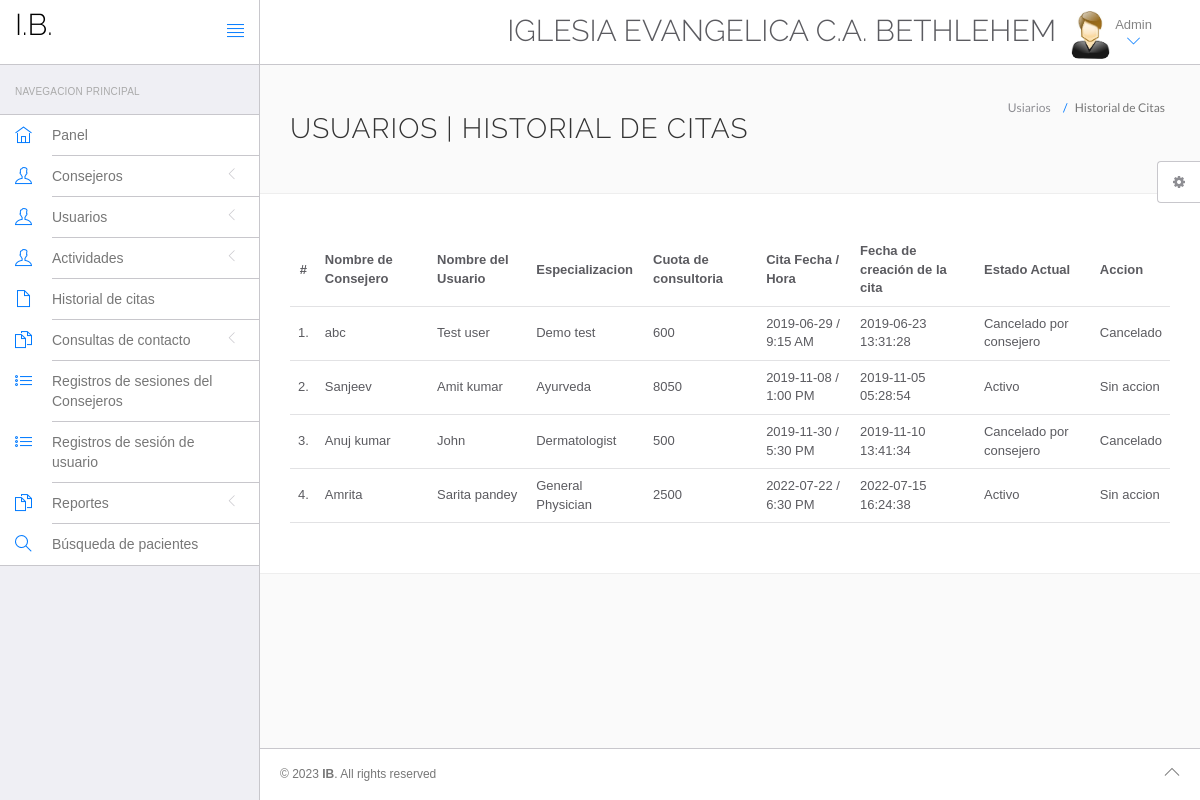
/hms/admin/appointment-history.php (signed in), run on the app's committed database.
### tables this page shows
CREATE TABLE `appointment` (
  `id` int(11) NOT NULL AUTO_INCREMENT,
  `doctorSpecialization` varchar(255) DEFAULT NULL,
  `doctorId` int(11) DEFAULT NULL,
  `userId` int(11) DEFAULT NULL,
  `consultancyFees` int(11) DEFAULT NULL,
  `appointmentDate` varchar(255) DEFAULT NULL,
  `appointmentTime` varchar(255) DEFAULT NULL,
  `postingDate` timestamp NULL DEFAULT current_timestamp(),
  `userStatus` int(11) DEFAULT NULL,
  `doctorStatus` int(11) DEFAULT NULL,
  `updationDate` timestamp NULL DEFAULT NULL ON UPDATE current_timestamp(),
  PRIMARY KEY (`id`)
);

CREATE TABLE `doctors` (
  `id` int(11) NOT NULL AUTO_INCREMENT,
  `specilization` varchar(255) DEFAULT NULL,
  `doctorName` varchar(255) DEFAULT NULL,
  `address` longtext DEFAULT NULL,
  `docFees` varchar(255) DEFAULT NULL,
  `contactno` bigint(11) DEFAULT NULL,
  `docEmail` varchar(255) DEFAULT NULL,
  `password` varchar(255) DEFAULT NULL,
  `creationDate` timestamp NULL DEFAULT current_timestamp(),
  `updationDate` timestamp NULL DEFAULT NULL ON UPDATE current_timestamp(),
  PRIMARY KEY (`id`)
);

CREATE TABLE `users` (
  `id` int(11) NOT NULL AUTO_INCREMENT,
  `fullName` varchar(255) DEFAULT NULL,
  `address` longtext DEFAULT NULL,
  `city` varchar(255) DEFAULT NULL,
  `gender` varchar(255) DEFAULT NULL,
  `email` varchar(255) DEFAULT NULL,
  `password` varchar(255) DEFAULT NULL,
  `regDate` timestamp NULL DEFAULT current_timestamp(),
  `updationDate` timestamp NULL DEFAULT NULL ON UPDATE current_timestamp(),
  PRIMARY KEY (`id`),
  KEY `email` (`email`)
);

### hms/admin/appointment-history.php (the view, shortened to what this page needs)
<?php
include('include/config.php');
?>
<!DOCTYPE html>
<html lang="en">
	<head>
		<link rel="stylesheet" href="vendor/bootstrap/css/bootstrap.min.css">
		<link rel="stylesheet" href="vendor/fontawesome/css/font-awesome.min.css">
		<link rel="stylesheet" href="vendor/themify-icons/themify-icons.min.css">
		<link href="vendor/animate.css/animate.min.css" rel="stylesheet" media="screen">
		<link href="vendor/perfect-scrollbar/perfect-scrollbar.min.css" rel="stylesheet" media="screen">
		<link href="vendor/switchery/switchery.min.css" rel="stylesheet" media="screen">
		<link href="vendor/bootstrap-touchspin/jquery.bootstrap-touchspin.min.css" rel="stylesheet" media="screen">
		<link href="vendor/select2/select2.min.css" rel="stylesheet" media="screen">
		<link href="vendor/bootstrap-datepicker/bootstrap-datepicker3.standalone.min.css" rel="stylesheet" media="screen">
		<link href="vendor/bootstrap-timepicker/bootstrap-timepicker.min.css" rel="stylesheet" media="screen">
		<link rel="stylesheet" href="assets/css/styles.css">
		<link rel="stylesheet" href="assets/css/plugins.css">
		<link rel="stylesheet" href="assets/css/themes/theme-1.css" id="skin_color" />
	</head>
	<body>
		<div id="app">
<?php include('include/sidebar.php');?>
			<div class="app-content">
					<?php include('include/header.php');?>
				<div class="main-content" >
					<div class="wrap-content container" id="container">
						<section id="page-title">
							<div class="row">
								<div class="col-sm-8">
									<h1 class="mainTitle">USUARIOS | HISTORIAL DE CITAS</h1>
																	</div>
								<ol class="breadcrumb">
									<li>
										<span>Usiarios </span>
									</li>
									<li class="active">
										<span>Historial de Citas</span>
									</li>
								</ol>
							</div>
						</section>
						<div class="container-fluid container-fullw bg-white">
									<div class="row">
								<div class="col-md-12">
									<table class="table table-hover" id="sample-table-1">
										<thead>
											<tr>
												<th class="center">#</th>
												<th class="hidden-xs">Nombre de Consejero</th>
												<th>Nombre del Usuario</th>
												<th>Especializacion</th>
												<th>Cuota de consultoria</th>
												<th>Cita Fecha / Hora </th>
												<th>Fecha de creación de la cita </th>
												<th>Estado Actual</th>
												<th>Accion</th>
											</tr>
										</thead>
										<tbody>
<?php
$sql=mysqli_query($con,"select doctors.doctorName as docname,users.fullName as pname,appointment.*  from appointment join doctors on doctors.id=appointment.doctorId join users on users.id=appointment.userId ");
$cnt=1;
while($row=mysqli_fetch_array($sql))
{
?>
											<tr>
												<td class="center"><?php echo $cnt;?>.</td>
												<td class="hidden-xs"><?php echo $row['docname'];?></td>
												<td class="hidden-xs"><?php echo $row['pname'];?></td>
												<td><?php echo $row['doctorSpecialization'];?></td>
												<td><?php echo $row['consultancyFees'];?></td>
												<td><?php echo $row['appointmentDate'];?> / <?php echo
												 $row['appointmentTime'];?>
												</td>
												<td><?php echo $row['postingDate'];?></td>
												<td>
<?php if(($row['userStatus']==1) && ($row['doctorStatus']==1))
{
	echo "Activo";
}
if(($row['userStatus']==1) && ($row['doctorStatus']==0))
{
	echo "Cancelado por consejero";
}
												?></td>
												<td >
												<div class="visible-md visible-lg hidden-sm hidden-xs">
							<?php if(($row['userStatus']==1) && ($row['doctorStatus']==1))
{
echo "Sin accion";
	 } else {
		echo "Cancelado";
		} ?>
												</div>
												</td>
											</tr>
											<?php
$cnt=$cnt+1;
											 }?>
										</tbody>
									</table>
								</div>
							</div>
								</div>
					</div>
				</div>
			</div>
	<?php include('include/footer.php');?>
	<?php include('include/setting.php');?>
		</div>
	</body>
</html>

### hms/admin/assets/css/themes/theme-1.css (style rules this page uses)
body { background: #FAFAFA; }

### data on the page
appointment: doctorId.doctorName "abc", userId.fullName "Test user", doctorSpecialization "Demo test", consultancyFees "600", appointmentDate "2019-06-29", appointmentTime "9:15 AM", postingDate "2019-06-23 13:31:28", userStatus "Cancelado por consejero"
appointment: doctorId.doctorName "Sanjeev", userId.fullName "Amit kumar", doctorSpecialization "Ayurveda", consultancyFees "8050", appointmentDate "2019-11-08", appointmentTime "1:00 PM", postingDate "2019-11-05 05:28:54", userStatus "Activo"
appointment: doctorId.doctorName "Anuj kumar", userId.fullName "John", doctorSpecialization "Dermatologist", consultancyFees "500", appointmentDate "2019-11-30", appointmentTime "5:30 PM", postingDate "2019-11-10 13:41:34", userStatus "Cancelado por consejero"
appointment: doctorId.doctorName "Amrita", userId.fullName "Sarita pandey", doctorSpecialization "General Physician", consultancyFees "2500", appointmentDate "2022-07-22", appointmentTime "6:30 PM", postingDate "2022-07-15 16:24:38", userStatus "Activo"
